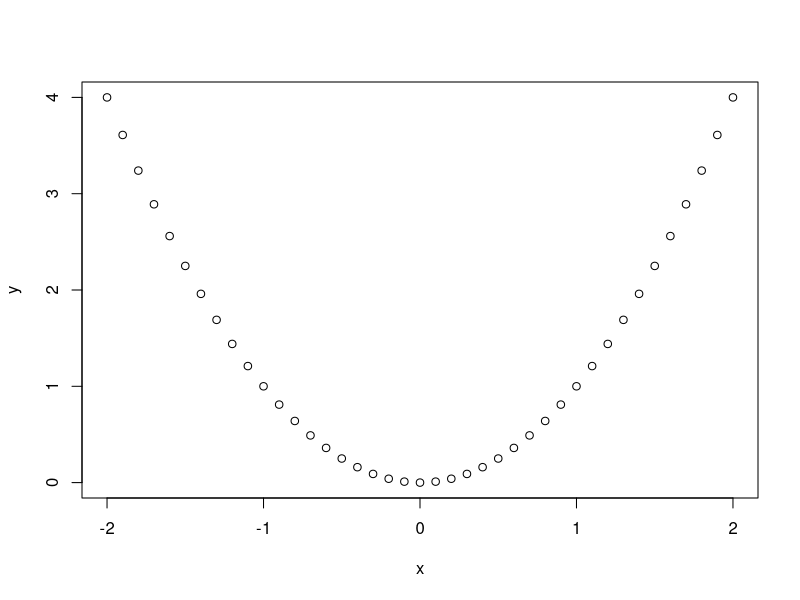
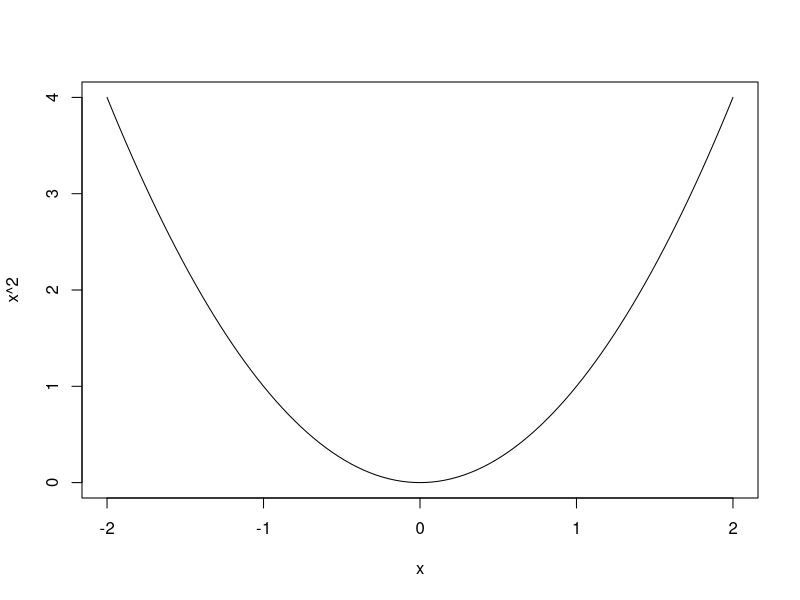
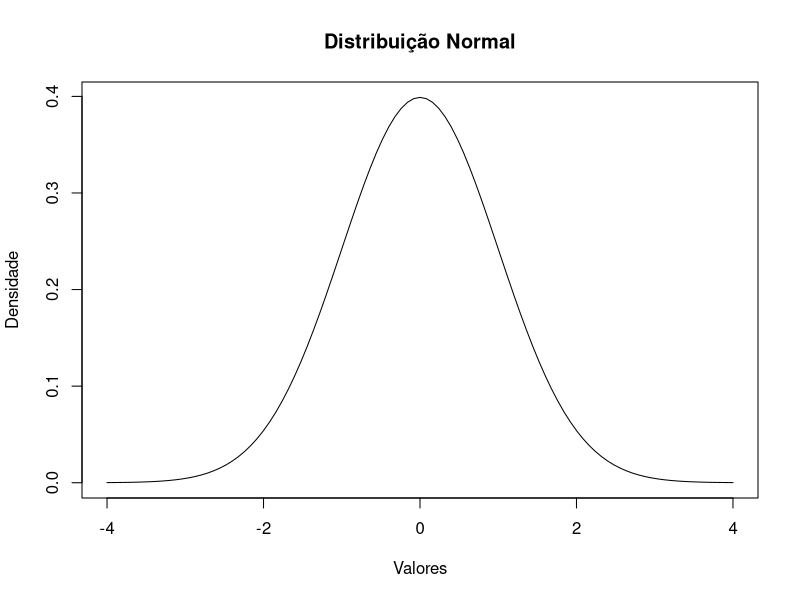
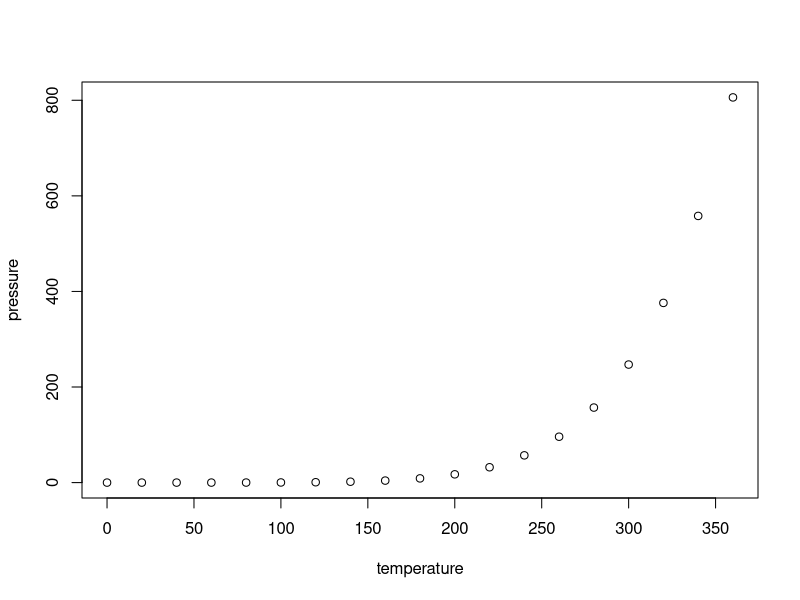

Recreate these plots in R, in order.
## ---- chunk 1
x = seq(-2,2,0.1)
y = x^2
plot(x,y)
## ---- chunk 2
curve(x^2, from = -2, to = 2)
## ---- chunk 3
# Define a média e o desvio padrão
media <- 0
desvio_padrao <- 1

# Cria o gráfico da distribuição normal
curve(dnorm(x, mean = media, sd = desvio_padrao), from = -4, to = 4, 
      xlab = "Valores", ylab = "Densidade", 
      main = "Distribuição Normal")
## ---- chunk 4
plot(pressure)
